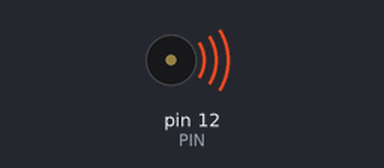
Recording of a sketch running on a simulated Arduino Uno, built with avr-gcc and run on an emulated ATmega328P. Shown: buzzer (waves = sounding).

Above: at 0.1 s.
At 7.4 s:
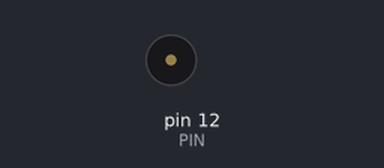
Timing chart, 0 to 8.9 s (numbered marks = the images above):
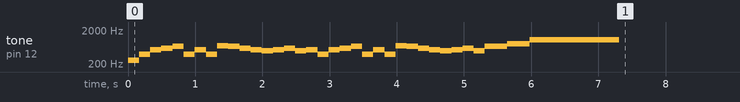

The sketch:

JR-SH1.ino
```cpp
#define PIN 12
#define Key 0
#define BPM 180

#define jurokubu 15000/BPM       // 0.5*0.5*60*1000
#define hachibu 30000/BPM        // 0.5*60*1000
#define huten_hachibu 45000/BPM  // 1.5*0.5*60*1000
#define shibu 60000/BPM          // 60*1000
#define huten_shibu 90000/BPM    // 1.5*60*1000
#define nibu 120000/BPM          // 2*60*1000
#define huten_nibu 180000/BPM    // 2*1.5*60*1000
#define zen 240000/BPM           // 4*60*1000

#define soushoku 5000/BPM        // 数字は適当

#define  doL 0
#define dosL 1
#define  reL 2
#define resL 3
#define  miL 4
#define  faL 5
#define fasL 6
#define  soL 7
#define sosL 8
#define  raL 9
#define rasL 10
#define  siL 11

#define  doM 12
#define dosM 13
#define  reM 14
#define resM 15
#define  miM 16
#define  faM 17
#define fasM 18
#define  soM 19
#define sosM 20
#define  raM 21
#define rasM 22
#define  siM 23

#define  doH 24
#define dosH 25
#define  reH 26
#define resH 27
#define  miH 28
#define  faH 29
#define fasH 30
#define  soH 31
#define sosH 32
#define  raH 33
#define rasH 34
#define  siH 35

int note[] = {131, 139, 147, 156, 165, 175, 185, 196, 208, 220, 233, 247, 262, 277, 294, 311, 330, 349, 370, 392, 415, 440, 466, 494, 523, 554, 587, 622, 659, 698, 740, 784, 830, 880, 932, 988};

void setup() {
  pinMode(PIN, OUTPUT);
  tone(PIN, note[doM], hachibu);
  delay(hachibu);
  tone(PIN, note[soM], hachibu);
  delay(hachibu);
  tone(PIN, note[doH], hachibu);
  delay(hachibu);
  tone(PIN, note[reH], hachibu);
  delay(hachibu);
  tone(PIN, note[miH], hachibu);
  delay(hachibu);
  tone(PIN, note[soM], hachibu);
  delay(hachibu);
  tone(PIN, note[doH], hachibu);
  delay(hachibu);
  tone(PIN, note[soM], hachibu);
  delay(hachibu);
  tone(PIN, note[faH], hachibu);
  delay(hachibu);
  tone(PIN, note[miH], hachibu);
  delay(hachibu);
  tone(PIN, note[reH], hachibu);
  delay(hachibu);
  tone(PIN, note[doH], hachibu);
  delay(hachibu);
  tone(PIN, note[siM], hachibu);
  delay(hachibu);
  tone(PIN, note[doH], hachibu);
  delay(hachibu);
  tone(PIN, note[reH], hachibu);
  delay(hachibu);
  tone(PIN, note[siM], hachibu);
  delay(hachibu);

  tone(PIN, note[doH], hachibu);
  delay(hachibu);
  tone(PIN, note[soM], hachibu);
  delay(hachibu);
  tone(PIN, note[doH], hachibu);
  delay(hachibu);
  tone(PIN, note[reH], hachibu);
  delay(hachibu);
  tone(PIN, note[miH], hachibu);
  delay(hachibu);
  tone(PIN, note[soM], hachibu);
  delay(hachibu);
  tone(PIN, note[doH], hachibu);
  delay(hachibu);
  tone(PIN, note[soM], hachibu);
  delay(hachibu);
  tone(PIN, note[faH], hachibu);
  delay(hachibu);
  tone(PIN, note[miH], hachibu);
  delay(hachibu);
  tone(PIN, note[reH], hachibu);
  delay(hachibu);
  tone(PIN, note[doH], hachibu);
  delay(hachibu);
  tone(PIN, note[siM], hachibu);
  delay(hachibu);
  tone(PIN, note[doH], hachibu);
  delay(hachibu);
  tone(PIN, note[reH], hachibu);
  delay(hachibu);
  tone(PIN, note[siM], hachibu);
  delay(hachibu);

  tone(PIN, note[miH], shibu);
  delay(shibu);

  tone(PIN, note[soH], shibu);
  delay(shibu);

  tone(PIN, 2*note[doH], zen);
  delay(zen);
}

void loop() {
  // put your main code here, to run repeatedly:

}
```
